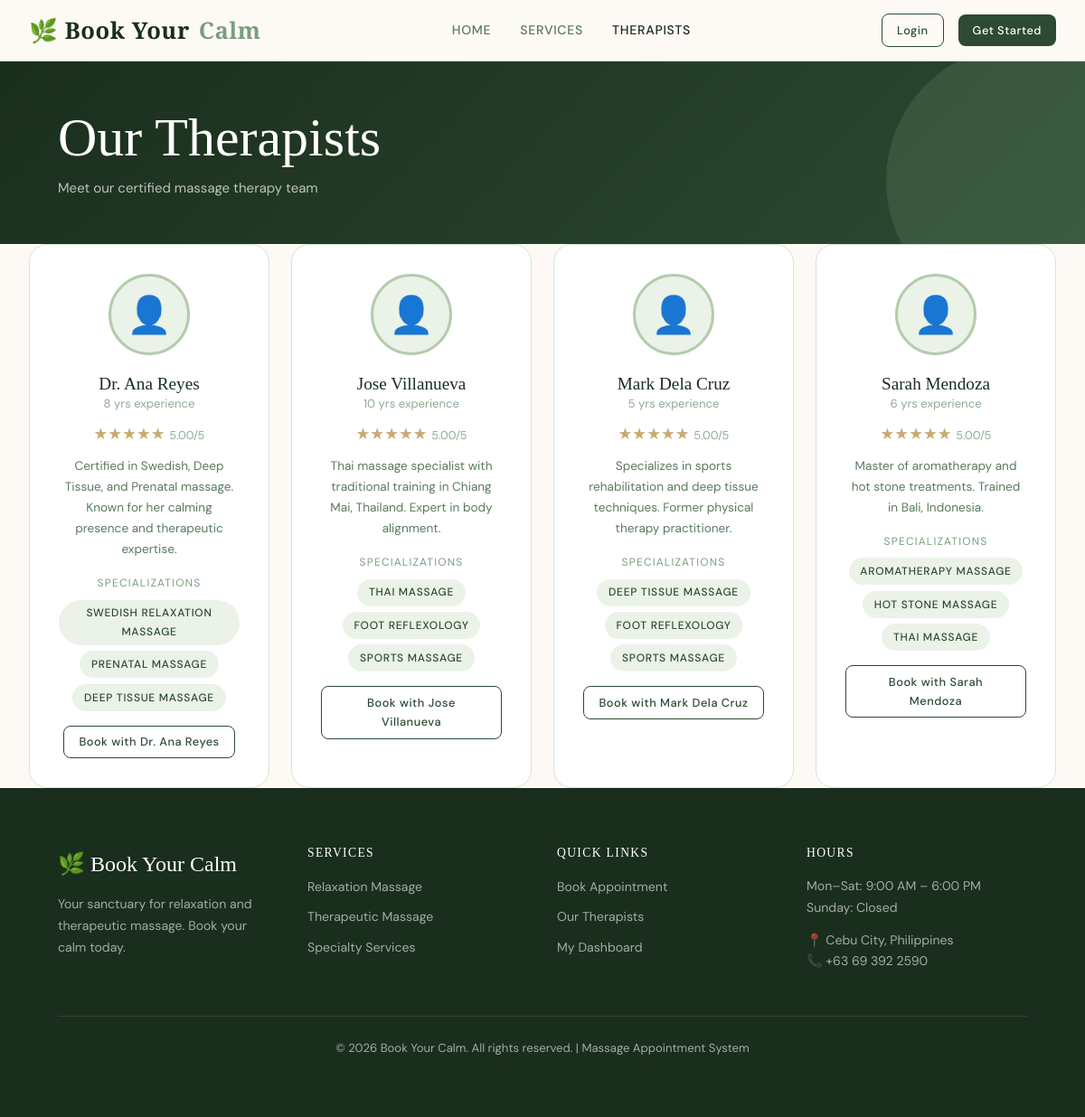
/therapists/, run on the app's committed database.
### appointments/models.py (models this page shows, shortened)
class Therapist(models.Model):
    user = models.OneToOneField(User, on_delete=models.CASCADE, null=True, blank=True)
    name = models.CharField(max_length=100)
    bio = models.TextField(blank=True)
    specializations = models.ManyToManyField(MassageService, blank=True)
    profile_picture = models.ImageField(upload_to='therapists/', null=True, blank=True)
    years_experience = models.PositiveIntegerField(default=0)
    is_available = models.BooleanField(default=True)
    rating = models.DecimalField(max_digits=3, decimal_places=2, default=5.00)
    class Meta:
        ordering = ['name']

class MassageService(models.Model):
    CATEGORY_CHOICES = [
        ('relaxation', 'Relaxation'),
        ('therapeutic', 'Therapeutic'),
        ('specialty', 'Specialty'),
    ]
    name = models.CharField(max_length=100)
    description = models.TextField()
    duration_minutes = models.PositiveIntegerField()
    price = models.DecimalField(max_digits=8, decimal_places=2)
    category = models.CharField(max_length=20, choices=CATEGORY_CHOICES, default='relaxation')
    image = models.ImageField(upload_to='services/', null=True, blank=True)
    is_active = models.BooleanField(default=True)
    created_at = models.DateTimeField(auto_now_add=True)
    class Meta:
        ordering = ['category', 'name']

### appointments/views.py (the view)
# urls.py: path('therapists/', views.therapists_list, name='therapists'),
def therapists_list(request):
    therapists = Therapist.objects.filter(is_available=True).prefetch_related('specializations')
    return render(request, 'appointments/therapists.html', {'therapists': therapists})

### appointments/context_processors.py (called while the page is built)
def today_date(request):
    return {'today': datetime.date.today()}

### templates/appointments/therapists.html (shortened to what this page needs)
{% extends 'appointments/base.html' %}
{% block content %}
<div class="page-header">
  <h1>Our Therapists</h1>
  <p>Meet our certified massage therapy team</p>
</div>
<div class="container section">
  <div class="grid-4">
    {% for t in therapists %}
    <div class="therapist-card">
      <div class="therapist-avatar">👤</div>
      <h4>{{ t.name }}</h4>
      <div class="therapist-exp">{{ t.years_experience }} yrs experience</div>
      <div class="therapist-rating" style="margin:0.5rem 0; font-size:1.1rem;">
        {% for i in "12345" %}{% if forloop.counter <= t.rating|floatformat:"0"|add:"0" %}★{% else %}☆{% endif %}{% endfor %}
        <span style="font-size:0.8rem; color:var(--text-muted);">{{ t.rating }}/5</span>
      </div>
      {% if t.bio %}<p style="font-size:0.85rem; color:var(--text-secondary);">{{ t.bio }}</p>{% endif %}
      {% if t.specializations.exists %}
      <div style="margin-top:1rem;">
        <div style="font-size:0.75rem; text-transform:uppercase; letter-spacing:0.1em; color:var(--sage); margin-bottom:0.5rem;">Specializations</div>
        <div style="display:flex; flex-wrap:wrap; gap:0.4rem; justify-content:center;">
          {% for spec in t.specializations.all %}
          <span class="badge badge-confirmed">{{ spec.name }}</span>
          {% endfor %}
        </div>
      </div>
      {% endif %}
      <a href="/book/" class="btn btn-outline btn-sm" style="margin-top:1rem;">Book with {{ t.name }}</a>
    </div>
    {% empty %}
    <div class="empty-state"><h3>No therapists available</h3></div>
    {% endfor %}
  </div>
</div>
{% endblock %}

### static/css/style.css (style rules this page uses)
:root { --sage: #7A9E7E; --sage-light: #B4CCAC; --sage-pale: #EBF2E8; --forest: #2D4A32; --forest-dark: #1A2E1D; --ivory: #F8F4EE; --ivory-dark: #EDE8DF; --gold: #C9A96E; --gold-light: #E8D5B0; --warm-white: #FDFAF6; --text-primary: #1A2E1D; --text-secondary: #5A7A5E; --text-muted: #8FAB92; --border: #D4E4D0; --shadow: rgba(45, 74, 50, 0.08); --shadow-md: rgba(45, 74, 50, 0.15); --radius: 12px; --radius-sm: 8px; --radius-lg: 20px; --transition: 0.25s ease; }
*, *::before, *::after { box-sizing: border-box; margin: 0; padding: 0; }
html { scroll-behavior: smooth; }
body { font-family: 'DM Sans', sans-serif; background-color: var(--warm-white); color: var(--text-primary); line-height: 1.7; font-size: 15px; }
h1, h2, h3, h4 { font-family: 'Cormorant Garamond', serif; font-weight: 400; line-height: 1.2; color: var(--forest-dark); }
h1 { font-size: clamp(2.4rem, 5vw, 4rem); }
h4 { font-size: 1.2rem; }
a { color: var(--sage); text-decoration: none; transition: color var(--transition); }
.btn { display: inline-flex; align-items: center; justify-content: center; gap: 8px; padding: 0.65rem 1.5rem; border-radius: var(--radius-sm); font-family: 'DM Sans', sans-serif; font-size: 0.88rem; font-weight: 500; letter-spacing: 0.04em; cursor: pointer; transition: all var(--transition); border: none; text-decoration: none; }
.btn-outline { background: transparent; color: var(--forest); border: 1.5px solid var(--forest); }
.btn-sm { padding: 0.4rem 1rem; font-size: 0.8rem; }
.badge { display: inline-flex; align-items: center; padding: 0.3rem 0.8rem; border-radius: 100px; font-size: 0.75rem; font-weight: 500; text-transform: uppercase; letter-spacing: 0.06em; }
.badge-confirmed { background: var(--sage-pale); color: var(--forest); }
.section { padding: 6rem 4rem; }
.therapist-card { background: white; border-radius: var(--radius-lg); border: 1px solid var(--border); padding: 2rem; text-align: center; transition: all var(--transition); }
.therapist-avatar { width: 90px; height: 90px; border-radius: 50%; background: var(--sage-pale); display: flex; align-items: center; justify-content: center; font-size: 2.5rem; margin: 0 auto 1.25rem; border: 3px solid var(--sage-light); }
.therapist-rating { color: var(--gold); font-size: 1rem; }
.therapist-exp { font-size: 0.82rem; color: var(--text-muted); }
.page-header { background: linear-gradient(135deg, var(--forest-dark), var(--forest)); padding: 3rem 4rem; color: white; position: relative; overflow: hidden; }
.page-header::after { content: ''; position: absolute; right: -80px; bottom: -80px; width: 300px; height: 300px; border-radius: 50%; background: rgba(122, 158, 126, 0.2); }
.page-header h1 { color: white; margin-bottom: 0.5rem; }
.page-header p { color: rgba(255,255,255,0.7); }
.container { max-width: 1280px; margin: 0 auto; padding: 0 2rem; }
.grid-4 { display: grid; grid-template-columns: repeat(4, 1fr); gap: 1.5rem; }

### data on the page
Therapist: name "Dr. Ana Reyes", years_experience "8", rating "5.00", bio "Certified in Swedish, Deep Tissue, and Prenatal massage. Known for her calming presence and therapeutic expertise."
MassageService: name "SWEDISH RELAXATION MASSAGE"
MassageService: name "PRENATAL MASSAGE"
MassageService: name "DEEP TISSUE MASSAGE"
Therapist: name "Jose Villanueva", years_experience "10", rating "5.00", bio "Thai massage specialist with traditional training in Chiang Mai, Thailand. Expert in body alignment."
MassageService: name "THAI MASSAGE"
MassageService: name "FOOT REFLEXOLOGY"
MassageService: name "SPORTS MASSAGE"
Therapist: name "Mark Dela Cruz", years_experience "5", rating "5.00", bio "Specializes in sports rehabilitation and deep tissue techniques. Former physical therapy practitioner."
Therapist: name "Sarah Mendoza", years_experience "6", rating "5.00", bio "Master of aromatherapy and hot stone treatments. Trained in Bali, Indonesia."
MassageService: name "AROMATHERAPY MASSAGE"
MassageService: name "HOT STONE MASSAGE"
